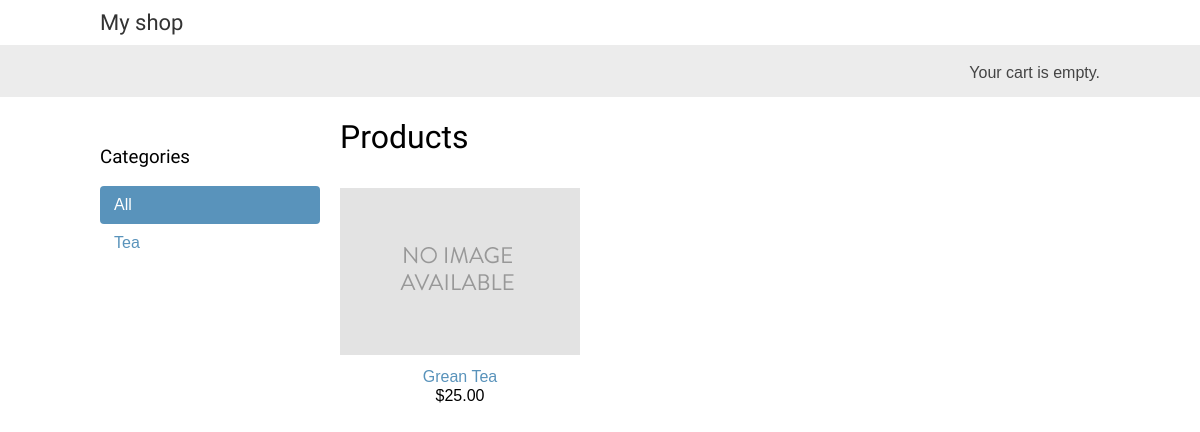
The app's page /, older data.
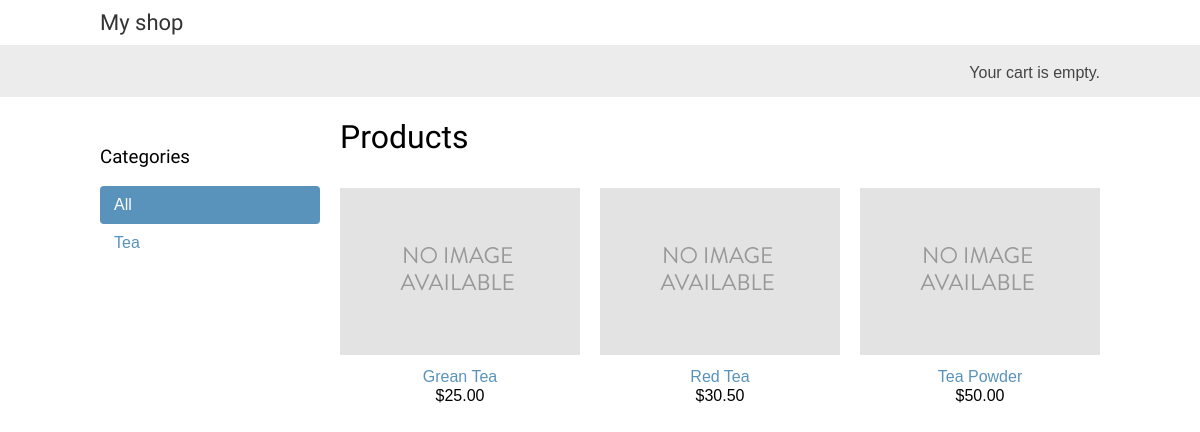
The same page, newer data.
### shop/models.py (models this page shows, shortened)
class Category(models.Model):
    name = models.CharField(max_length=200)
    slug = models.SlugField(max_length=200, unique=True)
    class Meta:
        ordering = ['name']
        indexes = [models.Index(fields=['name']), ]
        verbose_name = 'category'
        verbose_name_plural = 'categories'
    def get_absolute_url(self):
        return reverse( 'shop:product_list_by_category', args=[self.slug] )

class Product(models.Model):
    category = models.ForeignKey(Category, related_name='products',
                                 on_delete=models.CASCADE)
    name = models.CharField(max_length=200)
    slug = models.SlugField(max_length=200)
    image = models.ImageField(upload_to='products/%Y/%m/%d', blank=True)
    description = models.TextField(blank=True)
    price = models.DecimalField(max_digits=10, decimal_places=2)
    available = models.BooleanField(default=True)
    created = models.DateTimeField(auto_now_add=True)
    updated = models.DateTimeField(auto_now=True)
    class Meta:
        ordering = ['name']
        indexes = [
            models.Index(fields=['name']),
            models.Index(fields=['-created']),
        ]
    def get_absolute_url(self):
        return reverse( 'shop:product_detail', args=[self.id, self.slug] )

### shop/views.py (the view)
# urls.py: path('', views.product_list, name='product_list'),
def product_list(request, category_slug=None):
    category = None
    categories = Category.objects.all()
    products = Product.objects.filter(available=True)
    if category_slug:
        category = get_object_or_404(Category, slug=category_slug)
        products = Product.objects.filter(category=category)
    return render(
        request, 'shop/product/list.html',
        {'category': category,
         'categories': categories,
         'products': products}
    )

### cart/cart.py (called while the page is built)
    def __len__(self):
        return sum(item['quantity'] for item in self.cart.values())

### cart/context_processors.py (called while the page is built)
def cart(request):
    return {'cart': Cart(request)}

### shop/templates/shop/product/list.html (shortened to what this page needs)
{% extends 'shop/base.html' %}
{% load static %}
{% block content %}
<div id="sidebar">
  <h3>Categories</h3>
  <ul>
    <li {% if not category %}class="selected" {% endif %}>
      <a href="{% url 'shop:product_list' %}">All</a>
    </li>
    {% for c in categories %}
      <li {% if category.slug == c.slug %}class="selected" {% endif %}>
        <a href="{{ c.get_absolute_url }}">{{ c.name }}</a>
      </li>
    {% endfor %}
  </ul>
</div>
<div id="main" class="product-list">
  <h1>
    {% if category %}
      {{ category.name }}
    {% else %}
      Products
    {% endif %}
  </h1>
  {% for product in products %}
    <div class="item">
      <a href="{{ product.get_absolute_url }}"> <img src="{% if product.image %}{{ product.image.url }}{% else %}{% static 'img/no_image.png' %}{% endif %}"></a>
      <a href="{{ product.get_absolute_url }}">{{ product.name }}</a> <br> ${{ product.price}}
    </div>
  {% endfor %}
</div>
{% endblock %}

### shop/templates/shop/base.html (shortened to what this page needs)
{% load static %}
<!DOCTYPE html>
<html lang="en">
<head>
  <link rel="stylesheet" href="{% static 'css/base.css' %}">
</head>
<body>
  <div id="header">
    <a href="/" class="logo">My shop</a>
  </div>
  <div id="subheader">
    <div class="cart">
      {% with total_items=cart|length %}
        {% if total_items > 0 %}
          Your cart: <a href="{% url 'cart:cart_detail' %}">{{ total_items }} item{{ total_items|pluralize }}, ${{ cart.get_total_price }} </a>
        {% elif not order %}
          Your cart is empty.
        {% endif %}
      {% endwith %}
    </div>
  </div>
  <div id="content">
    {% block content %}
    {% endblock %}
  </div>
</body>
</html>

### shop/static/css/base.css (style rules this page uses)
body { margin:0; padding:0; font-family:helvetica, sans-serif; }
h1, h2, h3, h4, h5 , h6 { font-family: 'Ubuntu', sans-serif; font-weight:normal; }
a { text-decoration:none; color:#5993bb; }
#header { padding:10px 100px; font-size:18px; overflow:auto; }
#subheader { background:#ececec; color:#444; padding:15px 100px; overflow:auto; }
#header .logo { font-family: 'Ubuntu', sans-serif; float:left; color:#333; font-size:22px; margin-right:10%; }
#subheader .cart { float:right; padding-top:4px; }
#content { padding:0 100px; overflow:hidden; }
#sidebar { width:220px; padding:30px 20px 0 0; float:left; }
#sidebar ul { margin:0; padding:0; }
#sidebar ul li { margin:0; list-style:none; padding:10px 14px; }
#sidebar ul li a { display:block; }
#sidebar ul li.selected { background:#5993bb; border-radius:4px; }
#sidebar ul li.selected a { color:#fff; }
#main { float:left; width: 96%; margin-right:-220px; overflow:hidden; }
.product-list .item { width:25%; padding:10px 20px 10px 0; float:left; text-align:center; line-height:1.2; }
.product-list .item img { width:100%; margin-bottom:8px; }

Row changes from the older to the newer data that the page shows:
added Product: name "Red Tea", price "30.50"
added Product: name "Tea Powder", price "50.00"
